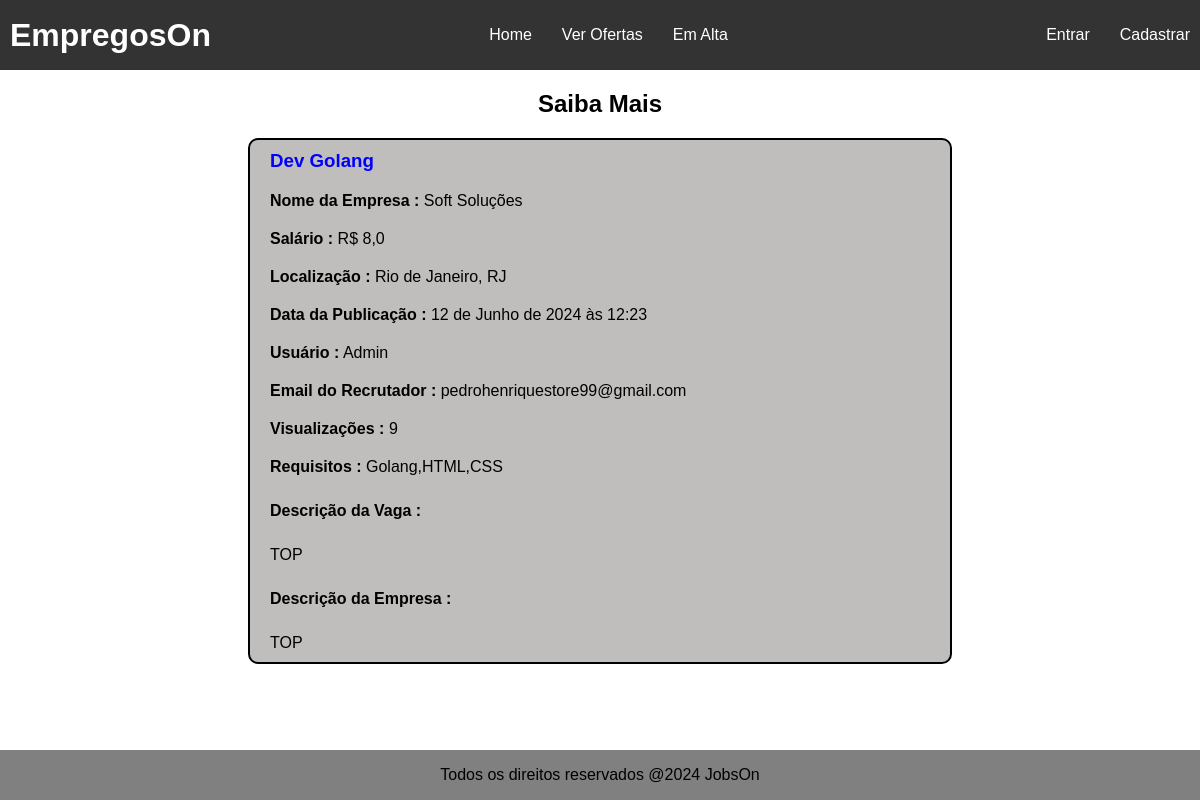
/detail_offer/25, run on the app's committed database.
### jobs/models.py (models this page shows, shortened)
class JobOffer(models.Model):
    title = models.CharField(max_length=100)
    description = models.TextField()
    organization_name = models.CharField(max_length=100)
    location = models.CharField(max_length=100)
    publication_date = models.DateTimeField(auto_now_add=True)  # Adicionará automaticamente a data e hora ao campo
    offer_requirements = models.CharField(max_length=300)
    employment_type = models.CharField(max_length=100)
    salary = models.FloatField(blank=True, null=True)  # define que por padrão o campo é não informado
    organization_description = models.TextField()
    autor = models.ForeignKey(User, on_delete=models.PROTECT, related_name='car_user', editable=False, default=1)
    recruiter_email = models.EmailField(editable=False)
    number_of_views = models.IntegerField(default=0, editable=False)
    company_site = models.URLField(max_length=300, blank=True, null=True)
    allowed = models.BooleanField(default=0)  # Controle de permissao para as vagas

### jobs/views.py (the view)
# urls.py: path('detail_offer/<int:pk>', DetailOffer.as_view(), name='detail_offer'),
class DetailOffer(DetailView):
    template_name = 'detail_offer.html'
    model = JobOffer
    def get_context_data(self, **kwargs):
        context = super().get_context_data()
        context['offer'] = context['object']
        return context
    def get(self, request, *args, **kwargs):
        offer = self.get_object()  # Capturando a offer da request
        offer.number_of_views += 1  # Adiciona em number_of_views da offer 1 a cada get
        offer.save()  # Salva no model
        return super().get(request, *args, **kwargs)

### jobs/templates/detail_offer.html
{% extends 'base.html' %}
{% block styles %}
    {{ block.super }}
    {% load static %}
    <link rel="stylesheet" type="text/css" href="{% static '/css/detail_offer.css' %}">
{% endblock %}
{% block content %}
    <main>
        <h2 class="title-detail-offer">Saiba Mais</h2>
        <section class="offer-detail-container">
            <div class="offer-grid">
                    <h3 class="offer-title">{{ offer.title }}</h3>
                    <p class="p-offer"><strong>Nome da Empresa :</strong> {{ offer.organization_name }}</p>
                    <p class="p-offer"><strong>Salário :</strong> R$ {{ offer.salary }}</p>
                    <p class="p-offer"><strong>Localização :</strong> {{ offer.location }}</p>
                    <p class="p-offer"><strong>Data da Publicação :</strong>  {{ offer.publication_date }}</p>
                    <p class="p-offer"><strong>Usuário :</strong> {{ offer.autor|capfirst }}</p>
                    <p class="p-offer"><strong>Email do Recrutador :</strong> {{ offer.recruiter_email }}</p>
                    <p class="p-offer"><strong>Visualizações :</strong> {{ offer.number_of_views }}</p>
                    <p class="p-offer"><strong>Requisitos :</strong> {{ offer.offer_requirements }}</p>
                    <p class="tag-description">Descrição da Vaga :</p>
                    <p class="p-description"> {{ offer.description }}</p>
                    <p class="tag-description">Descrição da Empresa :</p>
                    <p class="p-description"> {{ offer.organization_description }}</p>
            </div>
        </section>
    </main>
{% endblock %}

### static/css/index.css (style rules this page uses)
body { margin: 0; font-family: Arial, sans-serif; display: flex; flex-direction: column; min-height: 100vh; }

### static/css/detail_offer.css (style rules this page uses)
.offer-grid { display: grid; grid-template-columns: 1fr; border: 2px solid black; border-radius: 10px; background-color: rgb(191, 190, 189); width: 700px; }
.p-offer { margin: 3px; }
.p-description { margin-left: 10px; }
.offer-detail-container { display: flex; justify-content: center; align-items: center; }
.title-detail-offer { text-align: center; }
.tag-description { margin-left: 20px; font-weight: 600; }
.offer-title, .p-offer, .p-description { margin: 10px; margin-left: 20px; }
.offer-title { color: blue; }
.offer-detail-container { margin-bottom: 50px; }

### data on the page
JobOffer: title "Dev Golang", organization_name "Soft Soluções", salary "8,0", location "Rio de Janeiro, RJ", publication_date "12 de Junho de 2024 às 12:23", autor "Admin", recruiter_email "pedrohenriquestore99@gmail.com", number_of_views "9", offer_requirements "Golang,HTML,CSS", description "TOP", organization_description "TOP"
